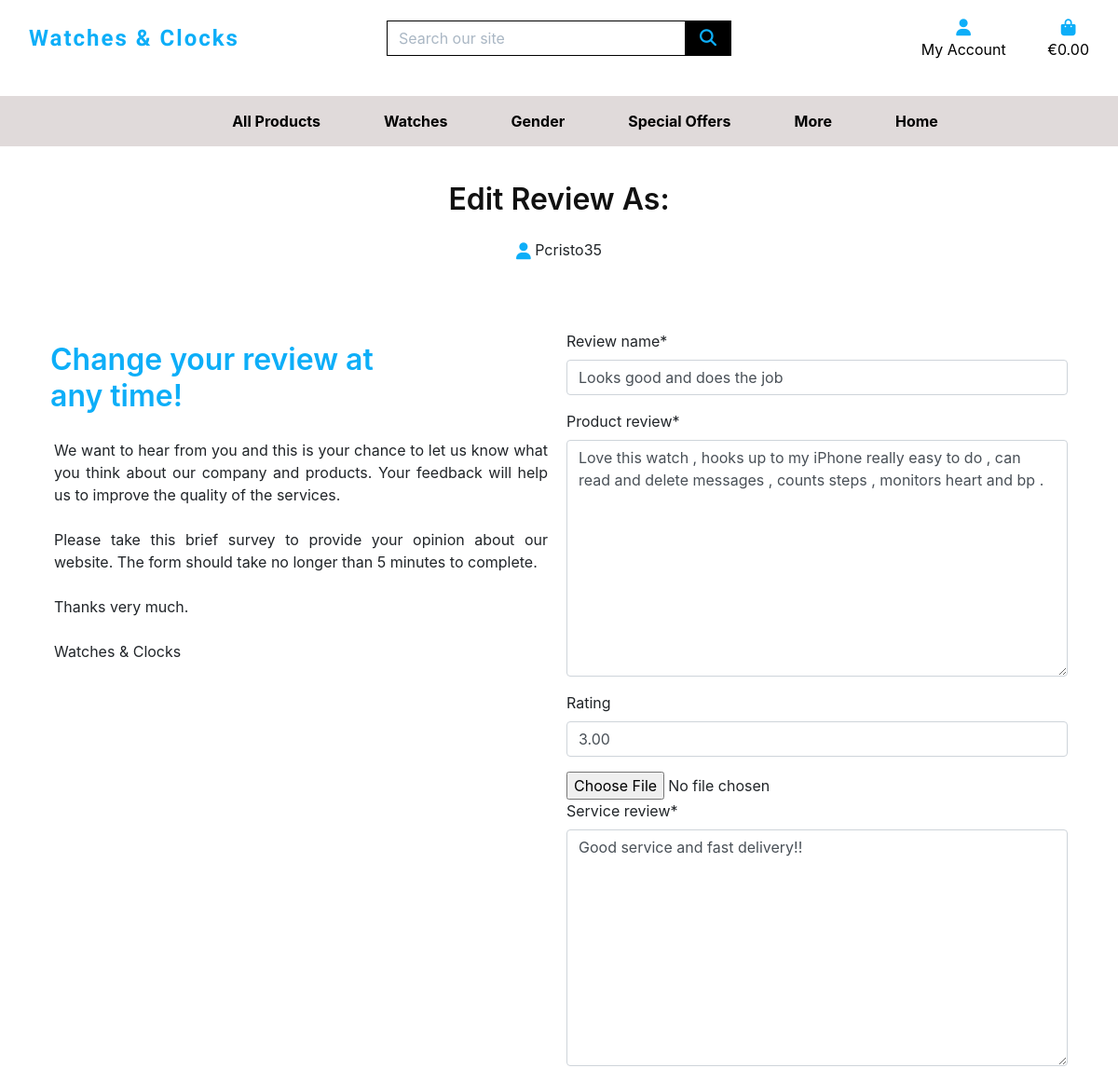
Before: /reviews/edit_review/9 (signed in, upper part) with the older database file.
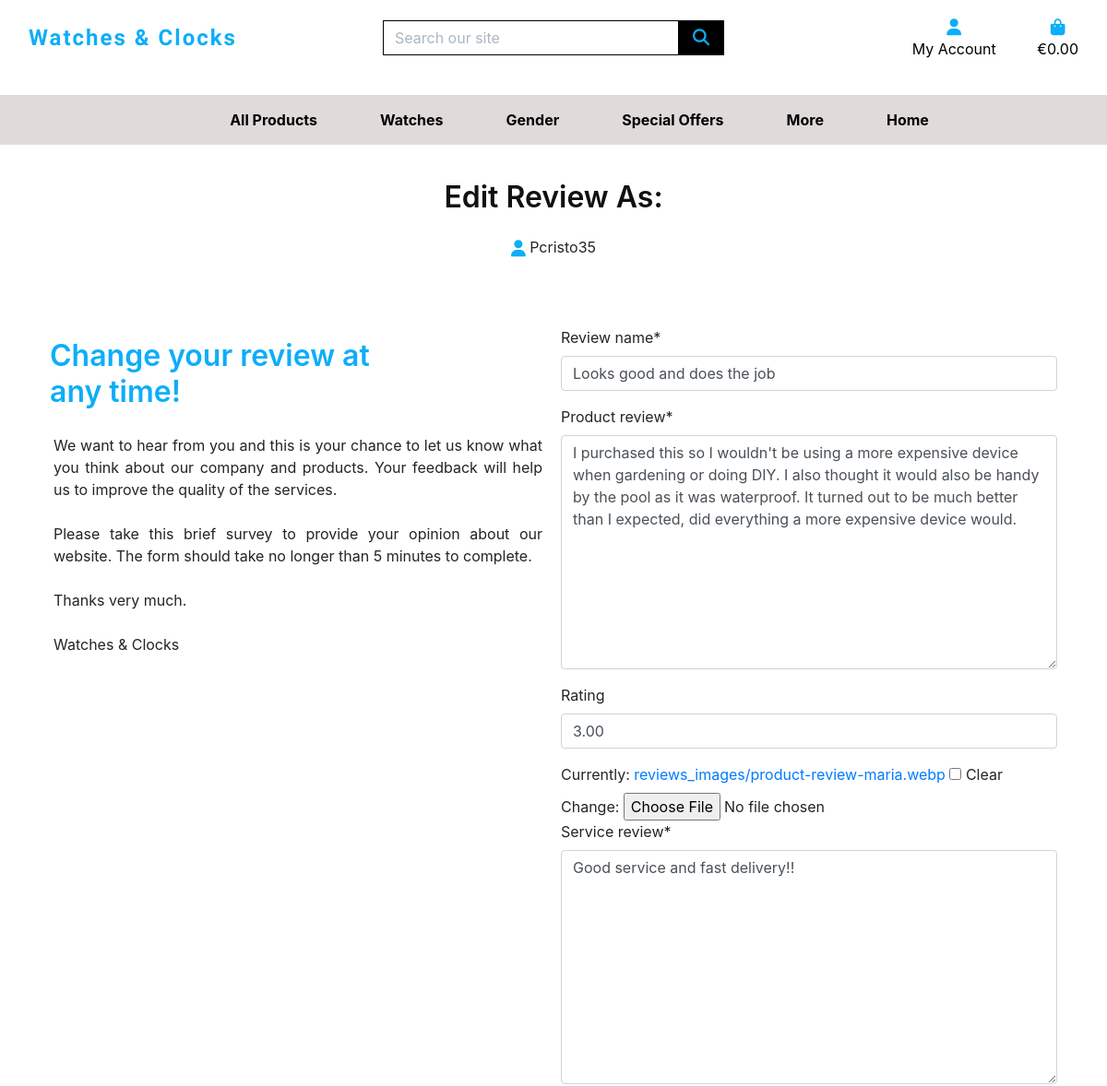
After: the same page with the newer database file.
### reviews/models.py (models this page shows, shortened)
class Reviews(models.Model):
    class Meta:
        verbose_name_plural = 'Reviews'
    review_name = models.CharField(max_length=100)
    name = models.CharField(max_length=20)
    image = models.ImageField(upload_to='reviews_images/', null=True, blank=True)
    timestamp = models.DateTimeField(auto_now_add=True)
    product_review = models.TextField(max_length=300)
    rating = models.DecimalField(
        max_digits=6, decimal_places=2, null=True, blank=True)
    service_review = models.TextField(null=True, max_length=100)
    service_rating = models.DecimalField(
        max_digits=6, decimal_places=2, null=True, blank=True)
    approved = models.BooleanField(default=False)

### reviews/views.py (the view)
# urls.py: path('edit_review/<int:pk>', views.EditReview.as_view(), name='edit_review'),
class EditReview(LoginRequiredMixin, SuccessMessageMixin, UpdateView):
    model = Reviews
    form_class = ReviewsForm
    template_name = 'reviews/add_edit_review.html'
    success_message = 'The review was successfully updated'

### reviews/forms.py
class ReviewsForm(forms.ModelForm):
    class Meta:
        model = Reviews
        fields = ('review_name', 'product_review', 'rating', 'image', 'service_review', 'service_rating')

### bag/contexts.py (called while the page is built, shortened)
def bag_contents(request):
    bag_items = []
    total = 0
    product_count = 0
    bag = request.session.get('bag', {})
    if total < settings.FREE_DELIVERY_THRESHOLD:
        delivery = total * Decimal(settings.STANDARD_DELIVERY_PERCENTAGE / 100)
        free_delivery_delta = settings.FREE_DELIVERY_THRESHOLD - total
    else:
        delivery = 0
        free_delivery_delta = 0
    grand_total = delivery + total
    context = {
        'bag_items': bag_items,
        'total': total,
        'product_count': product_count,
        'delivery': delivery,
        'free_delivery_delta': free_delivery_delta,
        'free_delivery_threshold': settings.FREE_DELIVERY_THRESHOLD,
        'grand_total': grand_total,
    }
    return context

### banners/context_processors.py (called while the page is built)
def banner_carousel(request):
    banners_carousel =  BannerCarousel.objects.filter(featured=True)
    context = {
        'banners_carousel': banners_carousel,
    }
    return context

### reviews/templates/reviews/add_edit_review.html (shortened to what this page needs)
{% extends "base.html" %} {% load static %} {% block page_header %}
<div class="container header-container">
</div>
{% endblock %} {% block content %}
<div id="add_review" class="edit-comments">
  <div class="container">
    <div class="row p-3">
      <div class="col-12 text-center">
        {% if reviews %}
        <h1 class="sub-title mt-70">Edit Review As:</h1>
        <p> {{ user.username  | slice:":10" }}</p>
        {% else %}
        <h1 class="sub-title mt-70">Add Review As:</h1>
         <p><i class="fas fa-user fa-lg interactive-color"></i> {{ user.username  | slice:":10" }}</p>
        {% endif %}
      </div>
      <div class="col-md-6 mt-5 text-justify p-2">
        {% if reviews %}
        <h2 class="sub-title interactive-color">Change your review at<br>any time!</h2>
        {% else %}
        <h2 class="sub-title interactive-color">Your Opinion Matters!</h2>
        {% endif %}
        <p class="p-1">
          We want to hear from you and this is your chance to let us know what you think
          about our company and products. Your feedback will help us to improve the quality of the services.
        </p>
        <p class="p-1">
        Please take this brief survey to provide your opinion about our website. The
        form should take no longer than 5 minutes to complete.
        </p>
        <p class="p-1">
          Thanks very much.
        </p>
        <p class="p-1">
          Watches & Clocks
        </p>
      </div>
      <div class="col-md-6 p-2">
        <form method="post" enctype="multipart/form-data">
            {% for field in form %}
                {% if field.name != 'image' %}
                    {{ field | as_crispy_field }}
                {% else %}
                    {{ field }}
                {% endif %}
            {% endfor %}
        </form>
      </div>
    </div>
  </div>
</div>
{% endblock %}

Changed rows visible on the page:
changed Reviews "Looks good and does the job": product_review "Love this watch , hooks up to my iPhone really easy to do , can read and delete messages , counts steps , monitors heart and bp ." → "I purchased this so I wouldn't be using a more expensive device when gardening or doing DIY. I also thought it would also be handy by the pool as it was waterproof. It turned out to be much better than I expected, did everything a more expensive device would."
Other visible differences:
new list line: "Currently: reviews_images/product-review-maria.webp Clear Change: ☐"
